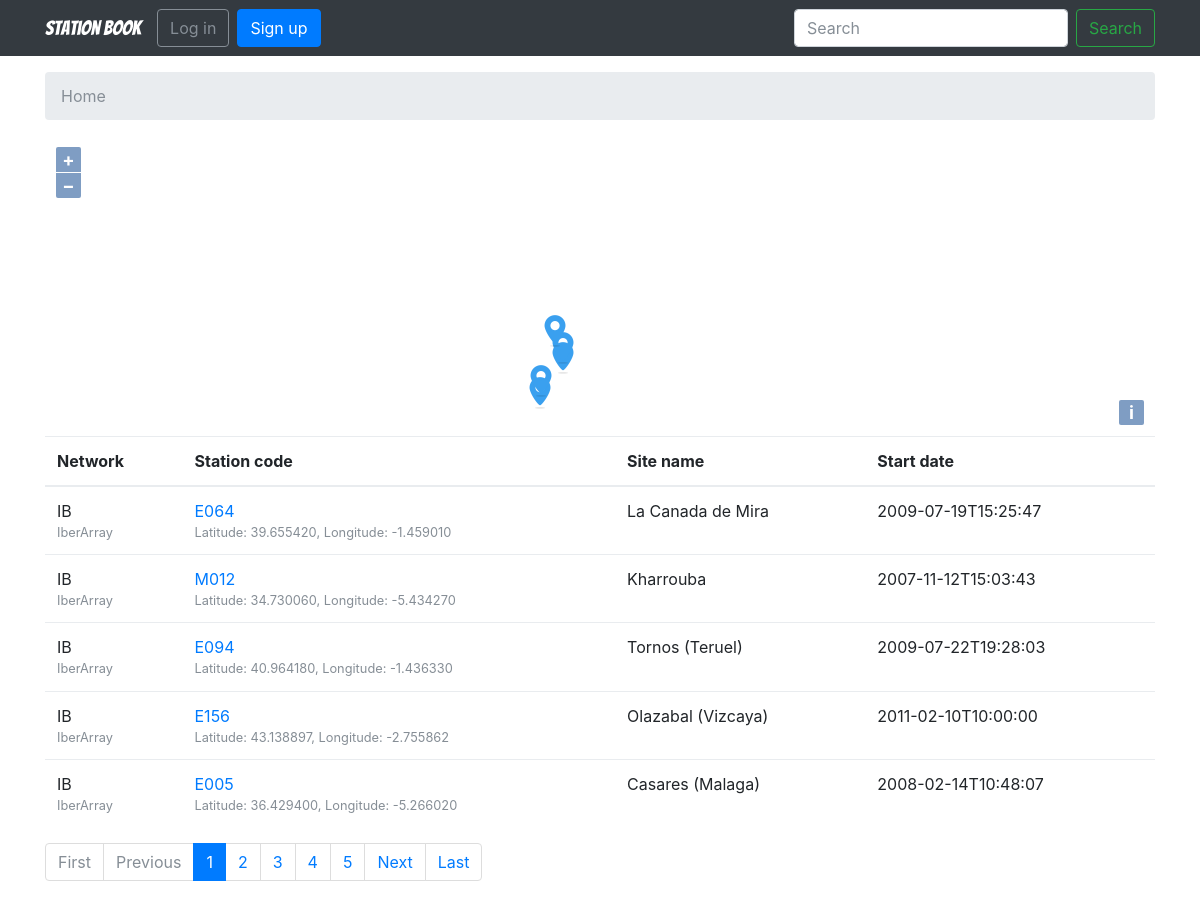
The page / on the database its author committed.
### book/models.py (models this page shows, shortened)
class FdsnStation(models.Model):
    fdsnStation_fdsnNetwork = models.ForeignKey(
        FdsnNetwork, related_name='fdsn_stations', on_delete=models.CASCADE, default=None)
    code = models.CharField(max_length=STRING_LENGTH_SHORT)
    site_name = models.CharField(max_length=STRING_LENGTH_SHORT, blank=True)
    latitude = models.DecimalField(max_digits=9, decimal_places=6, blank=True)
    longitude = models.DecimalField(max_digits=9, decimal_places=6, blank=True)
    elevation = models.DecimalField(max_digits=10, decimal_places=6, blank=True)
    restricted_status = models.CharField(max_length=STRING_LENGTH_SHORT, blank=True)
    start_date = models.CharField(max_length=STRING_LENGTH_SHORT, blank=True)
    creation_date = models.CharField(max_length=STRING_LENGTH_SHORT, blank=True)

class FdsnNetwork(models.Model):
    code = models.CharField(max_length=STRING_LENGTH_SHORT, unique=True)
    description = models.CharField(max_length=STRING_LENGTH_SHORT, blank=True)
    start_date = models.CharField(max_length=STRING_LENGTH_SHORT, blank=True)
    restricted_status = models.CharField(max_length=STRING_LENGTH_SHORT, blank=True)

### book/views.py (the view)
# urls.py: path('', book_view.HomeListView.as_view(), name='home'),
class HomeListView(ListView):
    model = FdsnStation
    context_object_name = 'stations'
    template_name = 'home.html'
    paginate_by = 5
    def get_queryset(self):
        queryset = FdsnStation.objects.all()
        return queryset

### templates/home.html (shortened to what this page needs)
{% extends 'base.html' %}
{% load static %}
{% block stylesheet %}
<link rel="stylesheet" href="{% static 'css/ol.css' %}" type="text/css">
{% endblock %}
{% block breadcrumb %}
<li class="breadcrumb-item active">Home</li>
{% endblock %}
{% block content %}
<div id="map" class="map">
</div>
<table class="table">
  <thead class="thead-inverse">
    <tr>
      <th>Network</th>
      <th>Station code</th>
      <th>Site name</th>
      <th>Start date</th>
    </tr>
  </thead>
  <tbody>
    {% for station in stations %}
    <tr>
      <td>
        {{ station.fdsnStation_fdsnNetwork.code }}
        <small class="text-muted d-block">
          {{ station.fdsnStation_fdsnNetwork.description }}
        </small>
      </td>
      <td>
        <a href ="{% url 'station_details' station.fdsnStation_fdsnNetwork.pk station.pk %}">{{ station.code }}</a>
        <small class="text-muted d-block">
          Latitude: {{ station.latitude }},
          Longitude: {{ station.longitude }}
        </small>
      </td>
      <td>
          {{ station.site_name }}
      </td>
      <td>
          {{ station.start_date }}
      </td>
    </tr>
    {% endfor %}
  </tbody>
</table>
{% include 'includes/pagination.html' %}
{% endblock %}

### templates/base.html (shortened to what this page needs)
{% load static %}
<!DOCTYPE html>
<html>
<head>
  <link rel="stylesheet" href="{% static 'css/bootstrap.min.css' %}">
  <link rel="stylesheet" href="{% static 'css/app.css' %}">
  <script src="{% static 'js/bootstrap.min.js' %}"></script> {% block stylesheet %}{% endblock %}
</head>
<body>
  {% block body %}
  <nav class="navbar navbar-expand-sm navbar-dark bg-dark">
    <div class="container">
      <a class="navbar-brand" href="{% url 'home' %}">Station Book</a>
      <div class="collapse navbar-collapse" id="mainMenu">
        {% if user.is_authenticated %}
        <ul class="navbar-nav mr-auto">
          <li class="nav-item">
            <a class="nav-link" href="{% url 'networks' %}">Networks</a>
          </li>
          <li class="nav-item">
            <a class="nav-link" href="{% url 'stations' %}">Stations</a>
          </li>
          <li class="nav-item">
            <a class="nav-link" href="{% url 'locations' %}">Locations</a>
          </li>
          <li class="nav-item dropdown">
            <a class="nav-link dropdown-toggle" href="#" id="userMenu" data-toggle="dropdown" aria-haspopup="true" aria-expanded="false">
              User menu ({{ user.username }})
            </a>
            <div class="dropdown-menu dropdown-menu-right" aria-labelledby="userMenu">
              <a class="dropdown-item" href="{% url 'my_account' %}">My account</a>
              <a class="dropdown-item" href="{% url 'password_change' %}">Change password</a>
              <div class="dropdown-divider"></div>
              <a class="dropdown-item" href="{% url 'logout' %}">Log out</a>
            </div>
          </li>
        </ul>
        {% else %}
        <ul class="navbar-nav mr-auto">
          <form class="form-inline ml-auto">
            <a href="{% url 'login' %}" class="btn btn-outline-secondary">Log in</a>
            <a href="{% url 'signup' %}" class="btn btn-primary ml-2">Sign up</a>
          </form>
        </ul>
        {% endif %}
        <ul class="navbar-nav ml-auto">
          <form class="form-inline my-2 my-lg-0">
            <input class="form-control mr-sm-2" type="text" placeholder="Search" aria-label="Search">
            <button class="btn btn-outline-success my-2 my-sm-0" type="submit">Search</button>
          </form>
        </ul>
      </div>
    </div>
  </nav>
  <div class="container">
    <ol class="breadcrumb my-3">
      {% block breadcrumb %}
      {% endblock %}
    </ol>
    {% block content %}
    {% endblock %}
  </div>
  {% endblock body %}
</body>
</html>

### templates/includes/pagination.html (shortened to what this page needs)
{% if is_paginated %}
  <nav aria-label="Pagination" class="mb-4">
    <ul class="pagination">
      {% if page_obj.number > 1 %}
        <li class="page-item">
          <a class="page-link" href="?page=1">First</a>
        </li>
      {% else %}
        <li class="page-item disabled">
          <span class="page-link">First</span>
        </li>
      {% endif %}
      {% if page_obj.has_previous %}
        <li class="page-item">
          <a class="page-link" href="?page={{ page_obj.previous_page_number }}">Previous</a>
        </li>
      {% else %}
        <li class="page-item disabled">
          <span class="page-link">Previous</span>
        </li>
      {% endif %}
      {% for page_num in paginator.page_range %}
        {% if page_obj.number == page_num %}
          <li class="page-item active">
            <span class="page-link">
              {{ page_num }}
            </span>
          </li>
        {% elif page_num > page_obj.number|add:'-5' and page_num < page_obj.number|add:'5' %}
          <li class="page-item">
            <a class="page-link" href="?page={{ page_num }}">{{ page_num }}</a>
          </li>
        {% endif %}
      {% endfor %}
      {% if page_obj.has_next %}
        <li class="page-item">
          <a class="page-link" href="?page={{ page_obj.next_page_number }}">Next</a>
        </li>
      {% else %}
        <li class="page-item disabled">
          <span class="page-link">Next</span>
        </li>
      {% endif %}
      {% if page_obj.number != paginator.num_pages %}
        <li class="page-item">
          <a class="page-link" href="?page={{ paginator.num_pages }}">Last</a>
        </li>
      {% else %}
        <li class="page-item disabled">
          <span class="page-link">Last</span>
        </li>
      {% endif %}
    </ul>
  </nav>
{% endif %}

### static/css/app.css (style rules this page uses)
.navbar-brand { font-family: 'Bangers'; }

### templates/home.html (style rules this page uses)
.map { height: 300px; width: 100%; }

### rows shown on the page
FdsnStation: fdsnStation_fdsnNetwork.code "IB", fdsnStation_fdsnNetwork.description "IberArray", code "E064", latitude "39.655420", longitude "-1.459010", site_name "La Canada de Mira", start_date "2009-07-19T15:25:47"
FdsnStation: fdsnStation_fdsnNetwork.code "IB", fdsnStation_fdsnNetwork.description "IberArray", code "M012", latitude "34.730060", longitude "-5.434270", site_name "Kharrouba", start_date "2007-11-12T15:03:43"
FdsnStation: fdsnStation_fdsnNetwork.code "IB", fdsnStation_fdsnNetwork.description "IberArray", code "E094", latitude "40.964180", longitude "-1.436330", site_name "Tornos (Teruel)", start_date "2009-07-22T19:28:03"
FdsnStation: fdsnStation_fdsnNetwork.code "IB", fdsnStation_fdsnNetwork.description "IberArray", code "E156", latitude "43.138897", longitude "-2.755862", site_name "Olazabal (Vizcaya)", start_date "2011-02-10T10:00:00"
FdsnStation: fdsnStation_fdsnNetwork.code "IB", fdsnStation_fdsnNetwork.description "IberArray", code "E005", latitude "36.429400", longitude "-5.266020", site_name "Casares (Malaga)", start_date "2008-02-14T10:48:07"

### other values the page prints
{{ page_num }} "1"
{{ page_num }} "2" "3" "4" "5"
